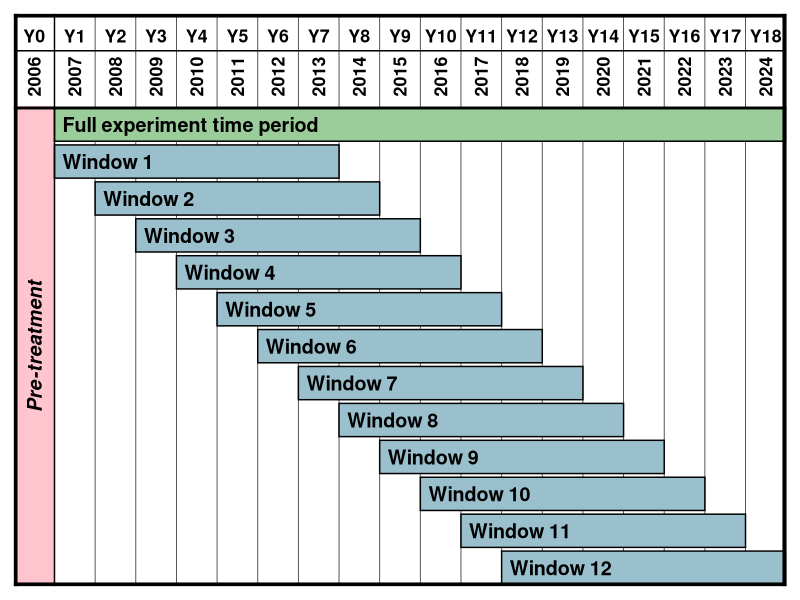
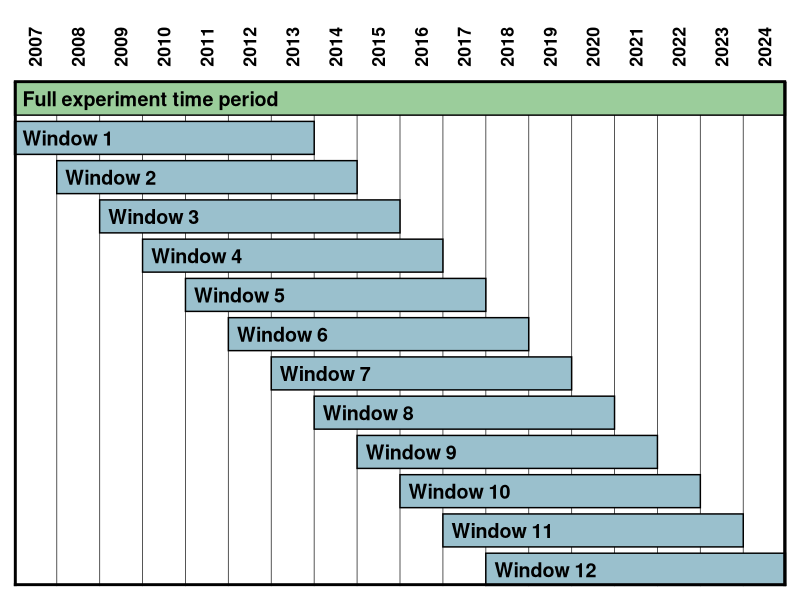
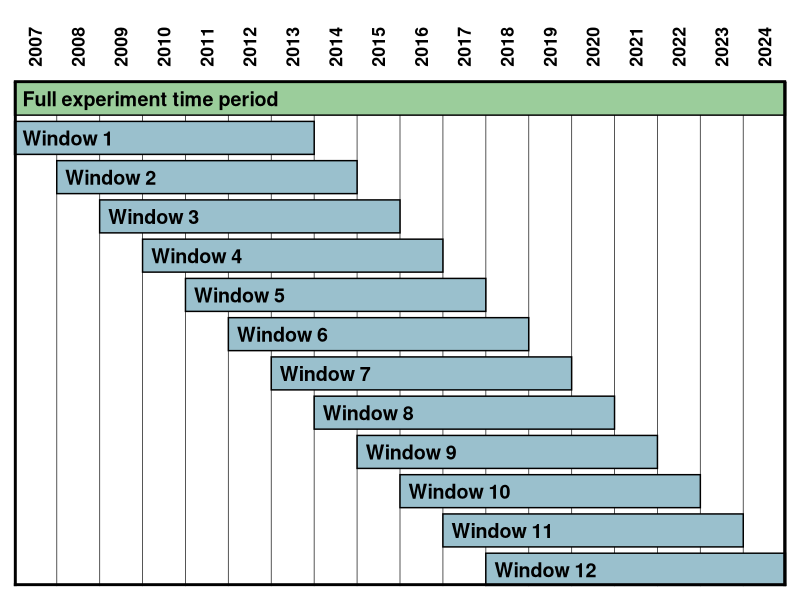

Reproduce these figures in R, in order.

#Biblioteca

library(ggplot2)
library(dplyr)
library(here)

# Create data for the windows
windows_df <- data.frame(
  window = c("Full experiment time period", 
             paste("Window", 1:12)),
  start = c(1, 1, 2, 3, 4, 5, 6, 7, 8, 9, 10, 11, 12),
  end = c(18, 7, 8, 9, 10, 11, 12, 13, 14, 15, 16, 17, 18),
  y_pos = c(13, 12:1),
  fill_color = c("darkseagreen3", rep("lightblue3", 12)))  # Different color for first row

# Create year labels data
years_df <- data.frame(
  year = 2006:2024,
  x_pos = 0:18)

# Create Y labels data
y_labels_df <- data.frame(
  y_label = paste0("Y", 0:18),
  x_pos = 0:18)

# Pre-treatment column shading
pretreat_df <- data.frame(xmin = -0.5, xmax = 0.5,
                          ymin = 0.5, ymax = 13.5)

# Create the plot
window_plot <- ggplot() +
  #Pre-treatment column
  geom_rect(data = pretreat_df,
            aes(xmin = xmin, xmax = xmax, ymin = ymin, ymax = ymax),
            fill = "lightpink", color = NA, alpha = 0.8) +
  # Add vertical grid lines
  geom_vline(xintercept = seq(1.5, 18.5, by = 1), 
             color = "gray25", linewidth = 0.3, linetype = "solid") +
  # Add the full and moving window bars
  geom_rect(data = windows_df,
            aes(xmin = start - 0.5, xmax = end + 0.5, 
                ymin = y_pos - 0.45, ymax = y_pos + 0.45,
                fill = fill_color),  # Use fill_color column
            alpha = 1, color = "black", linewidth = 0.5) +
  #Dividing line separating pre-treatment from treatment period
  geom_vline(xintercept = 0.5,
             color = "black", linewidth = 0.5, linetype = "solid") +
  # Add top horizontal line
  geom_hline(yintercept = 16, 
             color = "black", linewidth = 2.5, linetype = "solid") +
  # Add horizontal line under the Y lable info 
  geom_hline(yintercept = 15, 
             color = "black", linewidth = 0.5, linetype = "solid") +
  # Add horizontal line under the year info 
  geom_hline(yintercept = 13.45, 
             color = "black", linewidth = 1.0, linetype = "solid") +
  # Add bottom horizontal line
  geom_hline(yintercept = 0.5, 
             color = "black", linewidth = 2.5, linetype = "solid") +
  # Add vertical left side line 
  geom_vline(xintercept = -0.5, 
             color = "black", linewidth = 2.5, linetype = "solid") +
  # Add vertical right side line 
  geom_vline(xintercept = 18.5, 
             color = "black", linewidth = 2.5, linetype = "solid") +
  scale_fill_identity() +  # Use the actual color values
  # Add window labels
  geom_text(data = windows_df,
            aes(x = start - 0.3, y = y_pos, label = window),
            hjust = 0, size = 5, fontface = "bold", color = "black") +  
  # Add year labels at top
  geom_text(data = years_df,
            aes(x = x_pos, y = 14.3, label = year),
            size = 4.5, fontface = "bold", angle =90) +
  # Add Y labels (e.g. Y0, Y2)
  geom_text(data = y_labels_df,
            aes(x = x_pos, y = 15.4, label = y_label),
            size = 4.5, 
            fontface = "bold") +
  #Pre-treatment label
  annotate("text", x = 0, y = 7, label = "Pre-treatment",
           size = 5, fontface = "bold.italic", color = "black",
           hjust = 0.5, vjust = 0.5, lineheight = 0.9, angle = 90) +
  # Styling
  scale_x_continuous(expand = c(0, 0), limits = c(-0.5, 18.5)) +
  scale_y_continuous(expand = c(0, 0), limits = c(0.5, 16)) +
  theme_void() +
  theme(
    plot.margin = margin(10, 10, 10, 10),
    plot.background = element_rect(fill = "white", color = NA))

window_plot

# Save the plot
setwd("H:/My Drive/Synchrony/Graphics")
#ggsave("Fig.S1_moving.window.diagram.png", window_plot, 
 #      width = 8, height = 6, dpi = 600, bg = "white")


# Streamlined for poster

# Create data for the windows
windows_df <- data.frame(
  window = c("Full experiment time period", 
             paste("Window", 1:12)),
  start = c(1, 1, 2, 3, 4, 5, 6, 7, 8, 9, 10, 11, 12),
  end = c(18, 7, 8, 9, 10, 11, 12, 13, 14, 15, 16, 17, 18),
  y_pos = seq(13, 3, length.out = 13),
  fill_color = c("darkseagreen3", rep("lightblue3", 12)))

# Create year labels data
years_df <- data.frame(
  year = 2007:2024,
  x_pos = 1:18)

window_plot <- ggplot() +
  # Add vertical grid lines (clipped to plot area only)
  geom_segment(data = data.frame(x = seq(1.5, 18.5, by = 1)),
               aes(x = x, xend = x, y = 2.65, yend = 13.36),
               color = "gray25", linewidth = 0.3) +
  # Add the full and moving window bars
  geom_rect(data = windows_df,
            aes(xmin = start - 0.5, xmax = end + 0.5, 
                ymin = y_pos - 0.35, ymax = y_pos + 0.35,
                fill = fill_color),
            alpha = 1, color = "black", linewidth = 0.5) +
  # Add top horizontal line
  geom_segment(aes(x = 0.5, xend = 18.5, y = 13.36, yend = 13.36),
               color = "black", linewidth = 1) +
  # Add bottom horizontal line
  geom_segment(aes(x = 0.5, xend = 18.5, y = 2.65, yend = 2.65),
               color = "black", linewidth = 2) +
  # Add vertical left side line 
  geom_segment(aes(x = 0.5, xend = 0.5, y = 2.65, yend = 13.36),
               color = "black", linewidth = 2) +
  # Add vertical right side line 
  geom_segment(aes(x = 18.5, xend = 18.5, y = 2.65, yend = 13.36),
               color = "black", linewidth = 2) +
  scale_fill_identity() +
  # Add window labels
  geom_text(data = windows_df,
            aes(x = start - 0.3, y = y_pos, label = window),
            hjust = 0, size = 5, fontface = "bold", color = "black") +
  # Add year labels at top
  geom_text(data = years_df,
            aes(x = x_pos, y = 14.1, label = year),
            size = 4.5, fontface = "bold", angle = 90) +
  # Styling
  scale_x_continuous(expand = c(0, 0), limits = c(0.5, 18.5)) +
  scale_y_continuous(expand = c(0, 0), limits = c(2.65, 14.8)) +
  theme_void() +
  theme(
    plot.margin = margin(10, 10, 10, 10),
    plot.background = element_rect(fill = "white", color = NA))

window_plot

setwd("H:/My Drive/Synchrony/Graphics")
ggsave("Schem.pdf", plot = window_plot, width = 8, height = 6)

####
#Only full time period

# # Filter for just the full time period
# full_period_df <- windows_df %>% filter(window == "Full time period")
# 
# full_period_df$y_pos <-0.6 #Move it to the bottom
# 
# # Create the plot
# window_plot.full <- ggplot() +
#   # Add vertical grid lines
#   geom_vline(xintercept = seq(0.5, 18.5, by = 1), 
#              color = "gray25", linewidth = 0.3, linetype = "solid") +
#   # Add the window bars
#   geom_rect(data = full_period_df,
#             aes(xmin = start - 0.5, xmax = end + 0.5, 
#                 ymin = y_pos - 0.1, ymax = y_pos  + 0.1,
#                 fill = fill_color),  # Use fill_color column
#             alpha = 1, color = "black", linewidth = 0.5) +
#   # Add top horizontal line
#   geom_hline(yintercept = 1, 
#              color = "black", linewidth = 2.5, linetype = "solid") +
#   # Add bottom horizontal line
#   geom_hline(yintercept = 0.5, 
#              color = "black", linewidth = 2.5, linetype = "solid") +
#   # Add vertical left side line 
#   geom_vline(xintercept = 0.5, 
#              color = "black", linewidth = 2.5, linetype = "solid") +
#   # Add vertical right side line 
#   geom_vline(xintercept = 18.5, 
#              color = "black", linewidth = 2.5, linetype = "solid") +
#   scale_fill_identity() +  # Use the actual color values
#   # Add window labels
#   geom_text(data = full_period_df,
#             aes(x = start - 0.3, y = y_pos + 0.02, label = window),
#             hjust = 0, size = 5.5, fontface = "bold", color = "black") +  
#   # Add year labels at top
#   geom_text(data = years_df,
#             aes(x = x_pos, y = 0.85, label = year),
#             size = 5, fontface = "bold") +
#   scale_x_continuous(expand = c(0, 0), limits = c(0.5, 18.5)) +
#   scale_y_continuous(expand = c(0, 0), limits = c(0.5, 1)) +
#   theme_void() +
#   theme(
#     plot.margin = margin(10, 10, 10, 10),
#     plot.background = element_rect(fill = "white", color = NA))
# 
# 
# window_plot.full
# 
# # Save the full period plot
# 
# setwd("H:/My Drive/Synchrony/Graphics/For.presentations")
# ggsave("Fig.S3a_full.period.only.png", window_plot.full, 
#        width = 12, height = 0.9, dpi = 600, bg = "white")
